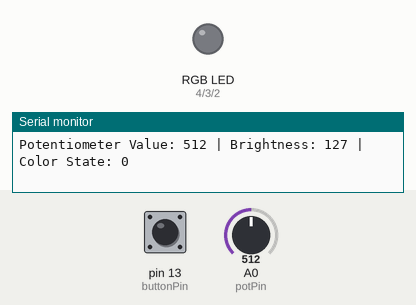
This sketch was run on a simulated Arduino Uno, built with avr-gcc and run on an emulated ATmega328P. On the bench: an RGB LED mixed from three pins (HIGH = lit), the last lines printed to the serial monitor. Dashed ring = blinking. The test bench sets the inputs (shaded band); at power-on: pin 13 (buttonPin) HIGH, A0 (potPin) = 512. Dim RGB values are drawn brighter than linear.

Above: at 1.2 s.
1.3 s: pin 13 (buttonPin) pulled LOW for 1 s
At 2.9 s:
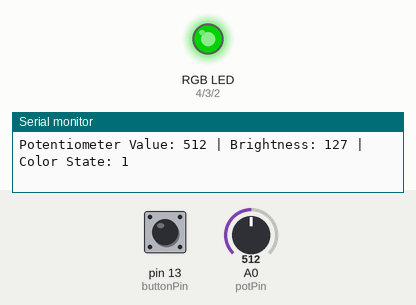
3.9 s: A0 (potPin) set to 122
At 4.5 s:
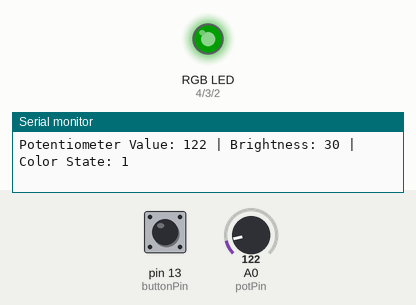
5.4 s: A0 (potPin) set to 716
At 6.2 s:
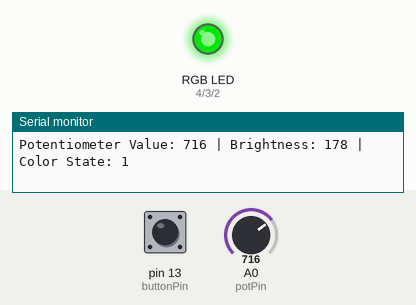
6.9 s: pin 13 (buttonPin) pulled LOW for 0.15 s
At 8.0 s:
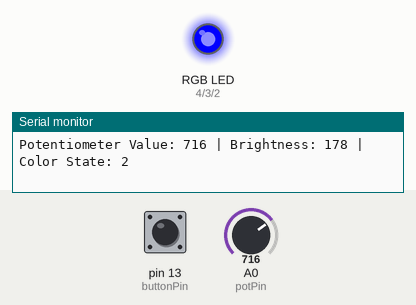
8.6 s: pin 13 (buttonPin) pulled LOW for 0.15 s
At 9.9 s:
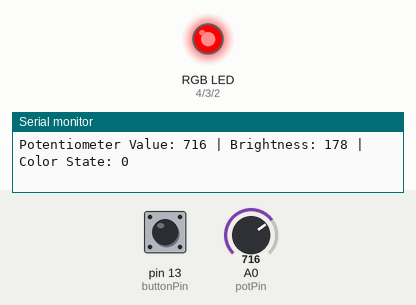
10.3 s: pin 13 (buttonPin) pulled LOW for 3.2 s
At 10.74 s:
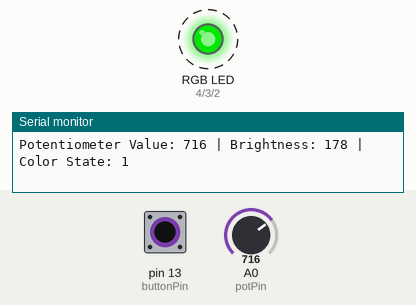
Timing chart, 0 to 15.1 s (numbered marks = the images above; inputs shaded):
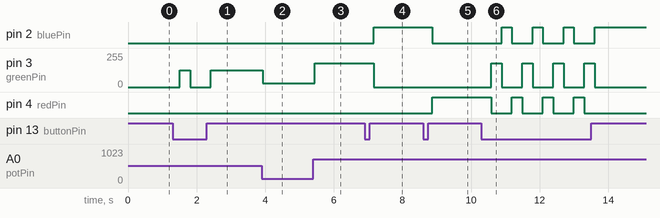

The sketch:

rgb_led_brightness_control.ino
```cpp
const int potPin = A0;  // Pin connected to the potentiometer
const int buttonPin = 13; // Pin connected to the push button

const int redPin = 4; // Pin connected to the red anode of the RGB LED
const int greenPin = 3; // Pin connected to the green anode of the RGB LED
const int bluePin = 2; // Pin connected to the blue anode of the RGB LED

int buttonState = 0;  // Variable for reading the button status
int colorState = 0;   // Variable to keep track of the current color

void setup() {
    pinMode(potPin, INPUT);
    pinMode(buttonPin, INPUT_PULLUP);
    pinMode(redPin, OUTPUT);
    pinMode(greenPin, OUTPUT);
    pinMode(bluePin, OUTPUT);
    Serial.begin(9600);
}

void loop() {
    int potValue = analogRead(potPin); // Read the potentiometer value
    int brightness = map(potValue, 0, 1023, 0, 255); // Map the value to a range from 0 to 255

    buttonState = digitalRead(buttonPin); // Read the state of the button

    // Change color on button press
    if (buttonState == LOW) {
        colorState = (colorState + 1) % 3; // Cycle through 0, 1, 2
        delay(200); // Debounce delay
    }

    // Set the RGB LED color based on the current color state
    if (colorState == 0) { // Red
        analogWrite(redPin, brightness);
        analogWrite(greenPin, 0);
        analogWrite(bluePin, 0);
    } else if (colorState == 1) { // Green
        analogWrite(redPin, 0);
        analogWrite(greenPin, brightness);
        analogWrite(bluePin, 0);
    } else if (colorState == 2) { // Blue
        analogWrite(redPin, 0);
        analogWrite(greenPin, 0);
        analogWrite(bluePin, brightness);
    }

    // Print the potentiometer value and the corresponding brightness
    Serial.print("Potentiometer Value: ");
    Serial.print(potValue);
    Serial.print(" | Brightness: ");
    Serial.print(brightness);
    Serial.print(" | Color State: ");
    Serial.println(colorState);

    delay(100); // Wait for a short period before the next loop
}
```

Measured:
- after the input at 1.3 s, pin 3 (greenPin): 0/255 → 127/255 after 0.21 s, → 0/255 0.30 s later, → 127/255 0.60 s later
- after the input at 3.9 s, pin 3 (greenPin): 127/255 → 30/255 at once
- after the input at 5.4 s, pin 3 (greenPin): 30/255 → 178/255 after 0.05 s
- after the input at 6.9 s, pin 2 (bluePin): LOW → HIGH after 0.26 s; pin 3 (greenPin): 178/255 → 0/255 after 0.26 s
- after the input at 8.6 s, pin 2 (bluePin): HIGH → LOW after 0.27 s; pin 4 (redPin): LOW → HIGH after 0.27 s
- after the input at 10.3 s, pin 2 (bluePin): alternates HIGH for 0.30 s and LOW for 0.60 s, 7 changes in all, then stays HIGH, starting after 0.59 s; pin 3 (greenPin): alternates 178/255 for 0.30 s and 0/255 for 0.60 s, 8 changes in all, then stays 0/255, starting after 0.29 s
